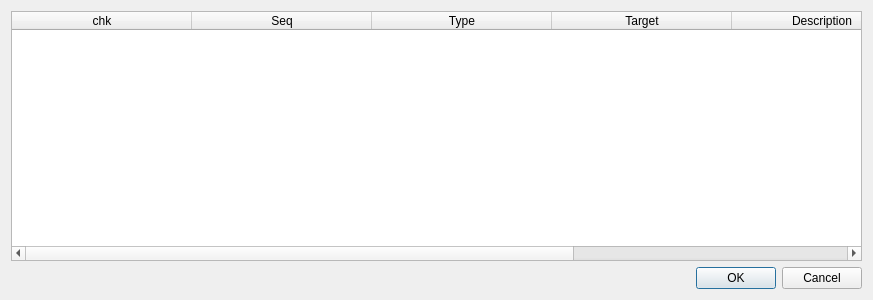
<?xml version="1.0" encoding="UTF-8"?>
<ui version="4.0">
 <class>Dialog</class>
 <widget class="QDialog" name="Dialog">
  <property name="geometry">
   <rect>
    <x>0</x>
    <y>0</y>
    <width>873</width>
    <height>300</height>
   </rect>
  </property>
  <property name="windowTitle">
   <string>Dialog</string>
  </property>
  <layout class="QGridLayout" name="gridLayout">
   <item row="0" column="0">
    <widget class="QTableWidget" name="tw_testStep">
     <property name="enabled">
      <bool>true</bool>
     </property>
     <property name="minimumSize">
      <size>
       <width>300</width>
       <height>0</height>
      </size>
     </property>
     <property name="contextMenuPolicy">
      <enum>Qt::CustomContextMenu</enum>
     </property>
     <property name="editTriggers">
      <set>QAbstractItemView::NoEditTriggers</set>
     </property>
     <property name="dragEnabled">
      <bool>true</bool>
     </property>
     <property name="dragDropMode">
      <enum>QAbstractItemView::InternalMove</enum>
     </property>
     <property name="defaultDropAction">
      <enum>Qt::TargetMoveAction</enum>
     </property>
     <property name="selectionMode">
      <enum>QAbstractItemView::SingleSelection</enum>
     </property>
     <property name="selectionBehavior">
      <enum>QAbstractItemView::SelectRows</enum>
     </property>
     <attribute name="horizontalHeaderDefaultSectionSize">
      <number>180</number>
     </attribute>
     <attribute name="horizontalHeaderHighlightSections">
      <bool>false</bool>
     </attribute>
     <attribute name="horizontalHeaderStretchLastSection">
      <bool>true</bool>
     </attribute>
     <column>
      <property name="text">
       <string>chk</string>
      </property>
     </column>
     <column>
      <property name="text">
       <string>Seq</string>
      </property>
     </column>
     <column>
      <property name="text">
       <string>Type</string>
      </property>
     </column>
     <column>
      <property name="text">
       <string>Target</string>
      </property>
     </column>
     <column>
      <property name="text">
       <string>Description</string>
      </property>
     </column>
     <column>
      <property name="text">
       <string>Error Option</string>
      </property>
     </column>
    </widget>
   </item>
   <item row="1" column="0">
    <widget class="QDialogButtonBox" name="buttonBox">
     <property name="orientation">
      <enum>Qt::Horizontal</enum>
     </property>
     <property name="standardButtons">
      <set>QDialogButtonBox::Cancel|QDialogButtonBox::Ok</set>
     </property>
    </widget>
   </item>
  </layout>
 </widget>
 <resources>
  <include location="icon/res.qrc"/>
 </resources>
 <connections>
  <connection>
   <sender>buttonBox</sender>
   <signal>accepted()</signal>
   <receiver>Dialog</receiver>
   <slot>accept()</slot>
   <hints>
    <hint type="sourcelabel">
     <x>248</x>
     <y>254</y>
    </hint>
    <hint type="destinationlabel">
     <x>157</x>
     <y>274</y>
    </hint>
   </hints>
  </connection>
  <connection>
   <sender>buttonBox</sender>
   <signal>rejected()</signal>
   <receiver>Dialog</receiver>
   <slot>reject()</slot>
   <hints>
    <hint type="sourcelabel">
     <x>316</x>
     <y>260</y>
    </hint>
    <hint type="destinationlabel">
     <x>286</x>
     <y>274</y>
    </hint>
   </hints>
  </connection>
 </connections>
</ui>
